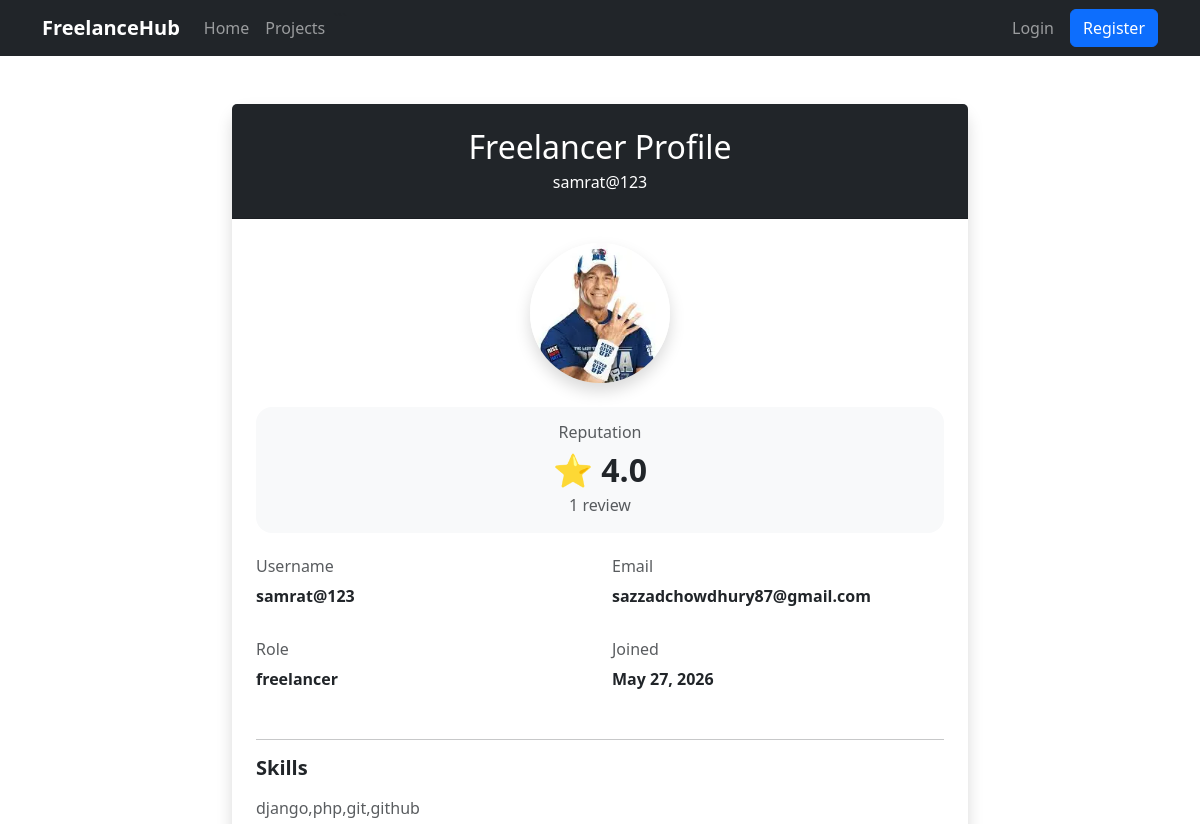
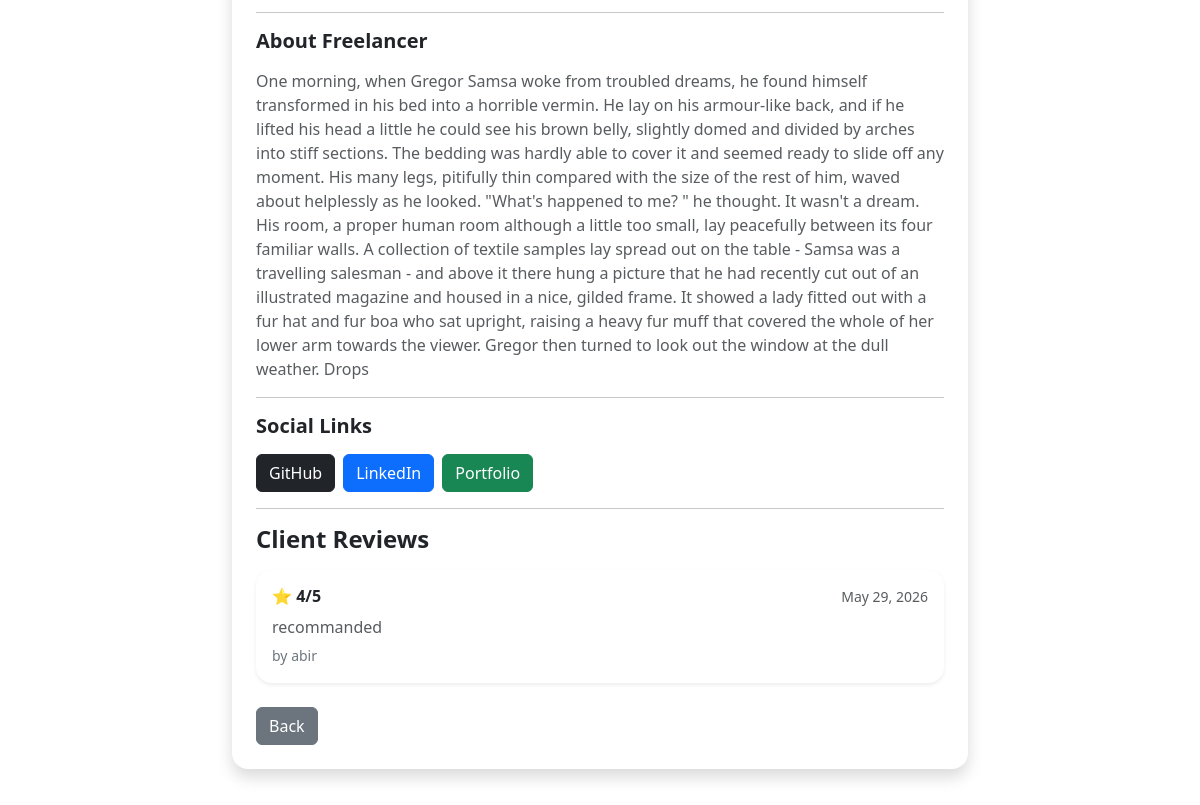
The page /proposals/freelancer/18/ (upper part) on the database as committed earlier (2 pictures, top to bottom).
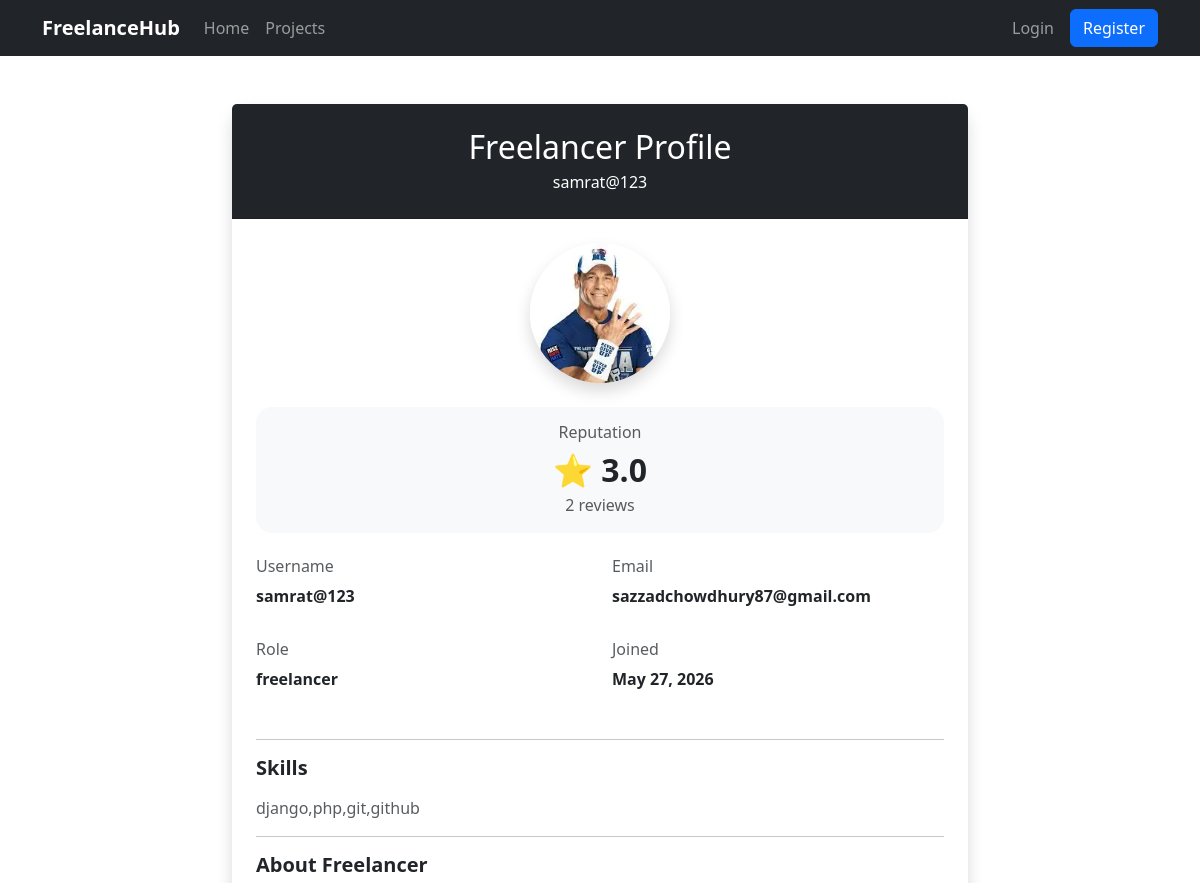
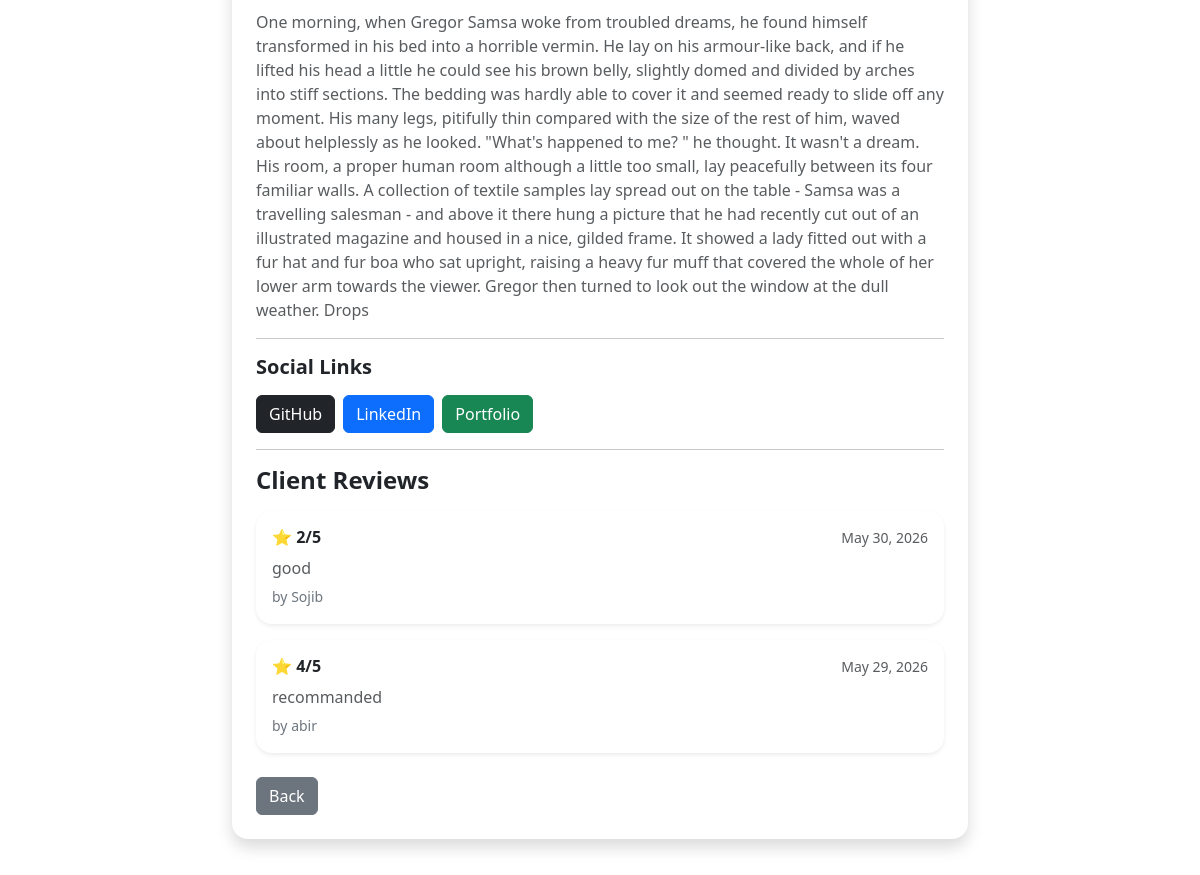
The same page on the database as committed later (2 pictures, top to bottom).
### reviews/models.py (models this page shows, shortened)
class Review(models.Model):
    project = models.OneToOneField(
        Project,
        on_delete=models.CASCADE
    )
    client = models.ForeignKey(
        settings.AUTH_USER_MODEL,
        on_delete=models.CASCADE,
        related_name='given_reviews'
    )
    freelancer = models.ForeignKey(
        settings.AUTH_USER_MODEL,
        on_delete=models.CASCADE,
        related_name='received_reviews'
    )
    rating = models.IntegerField()
    feedback = models.TextField()
    created_at = models.DateTimeField(
        auto_now_add=True
    )

### accounts/models.py (models this page shows, shortened)
class User(AbstractUser):
    role= models.CharField(max_length=50,choices=ROLE_CHOICES)
    is_verified= models.BooleanField(default=False)

### proposals/views.py (the view)
# urls.py: path('freelancer/<int:id>/',views.freelancer_profile,name='freelancer_profile'),
def freelancer_profile(request, id):
    profile = get_object_or_404(
        FreelanceProfile,
        user__id=id
    )
    reviews = Review.objects.filter(
        freelancer=profile.user
    ).order_by('-created_at')
    avg_rating = 0
    if reviews.exists():
        total = sum(
            review.rating
            for review in reviews
        )
        avg_rating = round(
            total / reviews.count(),
            1
        )
    return render(
        request,
        'proposals/freelancer_profile.html',
        {
            'profile_user': profile,
            'reviews': reviews,
            'avg_rating': avg_rating
        }
    )

### notifications/context_processors.py (called while the page is built)
def notification_count(request):
    count = 0
    if request.user.is_authenticated:
        count = Notification.objects.filter(
            user=request.user,
            is_read=False
        ).count()
    return {
        'notification_count': count
    }

### proposals/templates/proposals/freelancer_profile.html (shortened to what the changed rows need)
{% extends 'base.html' %}
{% block content %}
<div class="container py-5">
    <div class="row justify-content-center">
        <div class="col-lg-8">
            <div class="card shadow border-0 rounded-4">
                <div class="card-header bg-dark text-white text-center py-4">
                    <h2 class="mb-1">
                        Freelancer Profile
                    </h2>
                </div>
                <div class="card-body p-4">
                    <div class="card border-0 bg-light rounded-4 mb-4">
                        <div class="card-body text-center">
                            <h6 class="text-muted mb-2">
                                Reputation
                            </h6>
                            <h2 class="fw-bold mb-1">
                                ⭐ {{ avg_rating }}
                            </h2>
                            <p class="mb-0 text-muted">
                                {{ reviews.count }}
                                review{{ reviews.count|pluralize }}
                            </p>
                        </div>
                    </div>
                    {% for review in reviews %}
                    <div
                        class="card border-0 shadow-sm rounded-4 mb-3"
                    >
                        <div class="card-body">
                            <div
                                class="d-flex justify-content-between align-items-center mb-2"
                            >
                                <h6 class="fw-bold mb-0">
                                    ⭐ {{ review.rating }}/5
                                </h6>
                                <small class="text-muted">
                                    {{ review.created_at|date:"M d, Y" }}
                                </small>
                            </div>
                            <p class="text-muted mb-1">
                                {{ review.feedback }}
                            </p>
                            <small class="text-secondary">
                                by {{ review.client.first_name }}
                            </small>
                        </div>
                    </div>
                    {% endfor %}
                </div>
            </div>
        </div>
    </div>
</div>
{% endblock %}

Rows that differ between the two databases and show on the page:
added Review: rating "2", created_at "May 30, 2026", feedback "good", client.first_name "Sojib"
Other text that changed with them:
{{ avg_rating }}: "4.0" → "3.0"
{{ reviews.count }}: "1" → "2"
